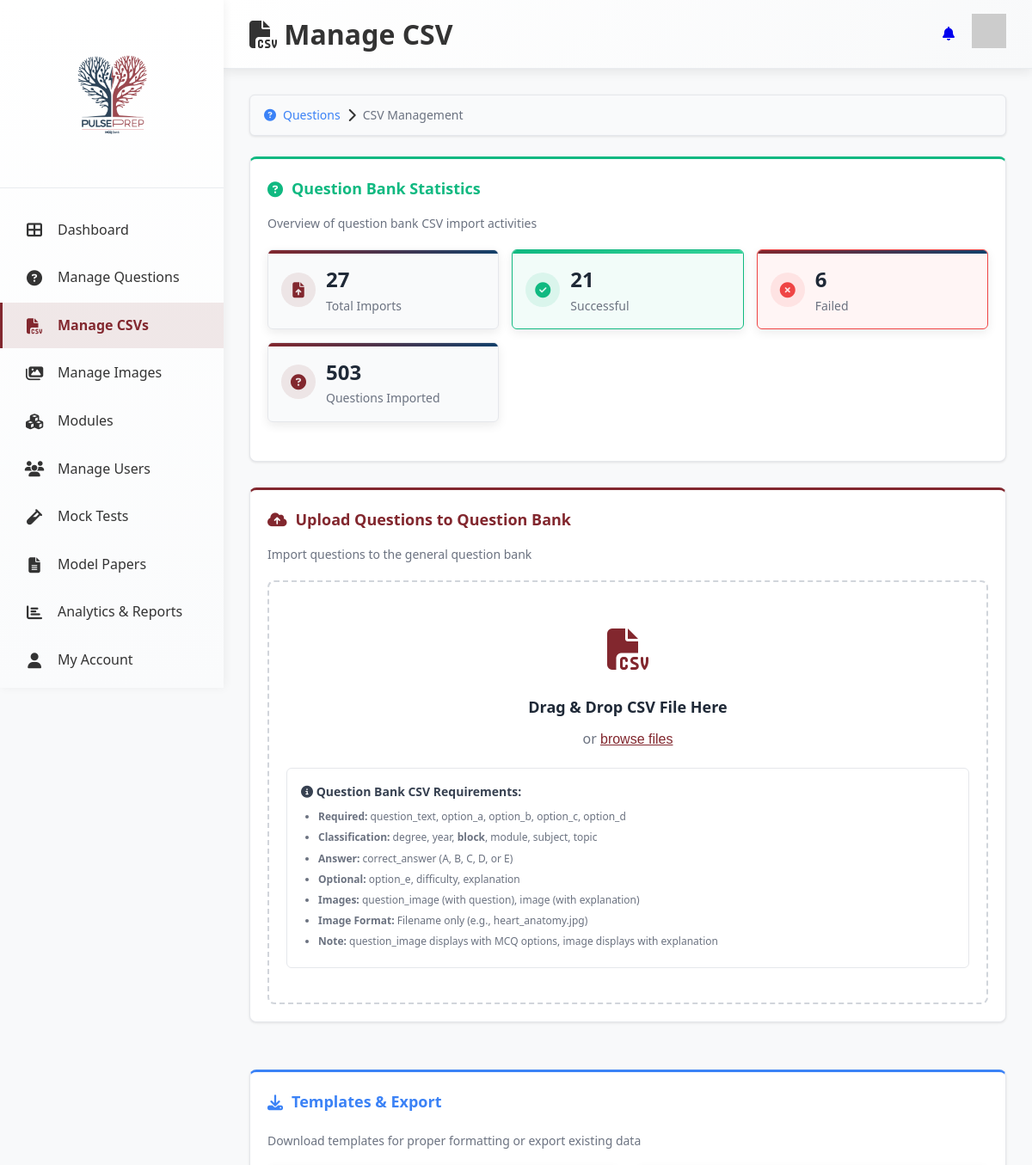
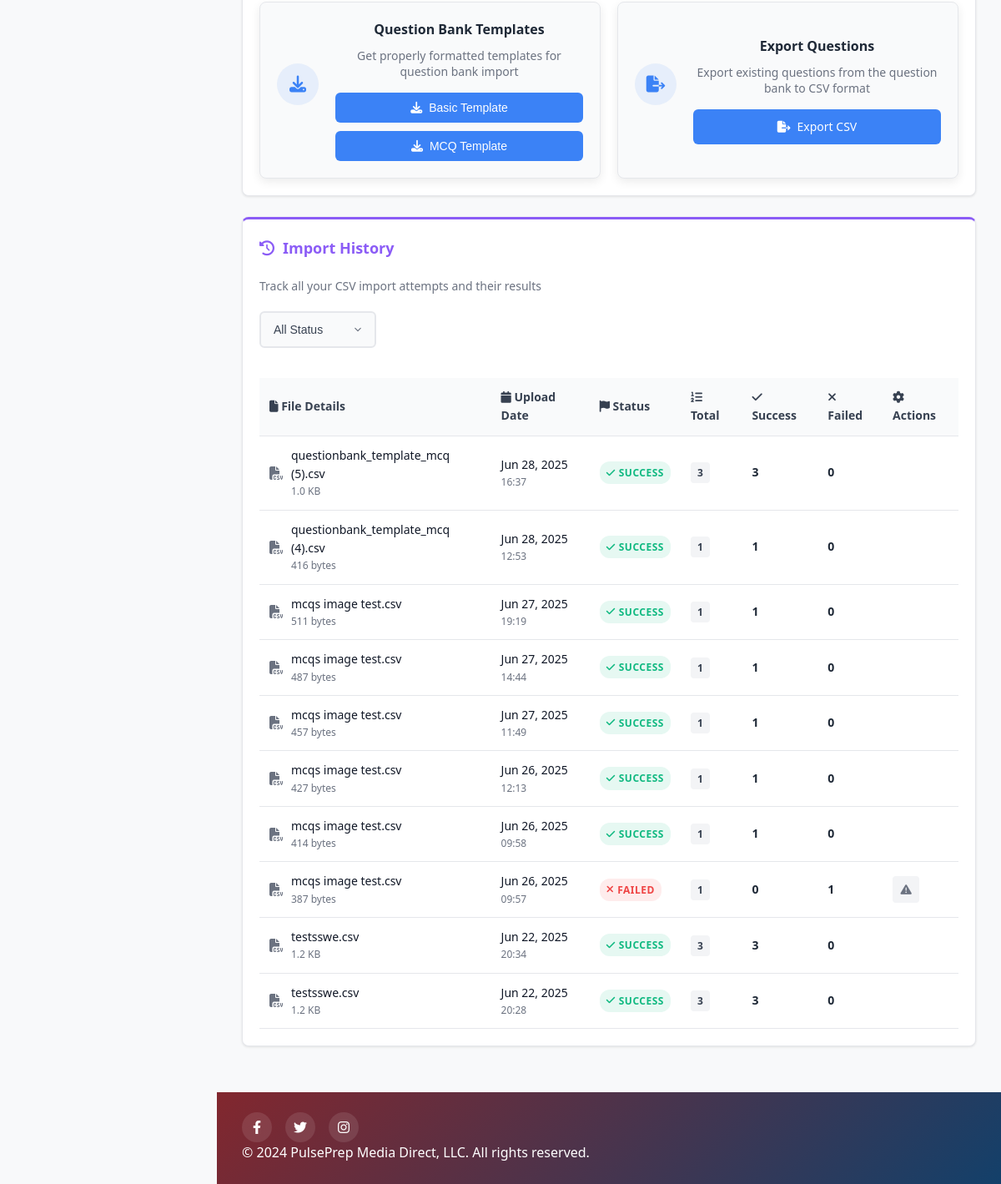
/questionbank/manage-csv/, run on the app's committed database (2 pictures, top to bottom).
### questionbank/models.py (models this page shows, shortened)
class CSVImportHistory(models.Model):
    STATUS_CHOICES = [
        ('SUCCESS', 'Success'),
        ('FAILED', 'Failed'),
        ('PROCESSING', 'Processing'),
    ]
    file_name = models.CharField(max_length=255)
    uploaded_by = models.ForeignKey(settings.AUTH_USER_MODEL, on_delete=models.CASCADE, null=True, blank=True)
    uploaded_at = models.DateTimeField(auto_now_add=True)
    status = models.CharField(max_length=10, choices=STATUS_CHOICES, default='PROCESSING')
    total_rows = models.IntegerField(default=0)
    successful_imports = models.IntegerField(default=0)
    failed_imports = models.IntegerField(default=0)
    error_details = models.TextField(blank=True, null=True)
    file_size = models.BigIntegerField(default=0)  # in bytes
    class Meta:
        ordering = ['-uploaded_at']
        verbose_name = "CSV Import History"
        verbose_name_plural = "CSV Import Histories"

### questionbank/views.py (the view)
# urls.py: path('manage-csv/', views.manage_csv, name='manage_csv'),  # New CSV management page
def manage_csv(request):
    questionbank_total_imports = CSVImportHistory.objects.count()
    questionbank_successful_imports = CSVImportHistory.objects.filter(status='SUCCESS').count()
    questionbank_failed_imports = CSVImportHistory.objects.filter(status='FAILED').count()
    questionbank_total_questions_imported = CSVImportHistory.objects.filter(status='SUCCESS').aggregate(
        total=models.Sum('successful_imports')
    )['total'] or 0
    questionbank_history = CSVImportHistory.objects.all()[:10]
    context = {
        'questionbank_stats': {
            'total_imports': questionbank_total_imports,
            'successful_imports': questionbank_successful_imports,
            'failed_imports': questionbank_failed_imports,
            'total_questions_imported': questionbank_total_questions_imported,
            'success_rate': round((questionbank_successful_imports / questionbank_total_imports * 100), 1) if questionbank_total_imports > 0 else 0
        },
        'questionbank_history': questionbank_history,
    }
    return render(request, 'questionbank/manage_csv.html', context)

### notifications/context_processors.py (called while the page is built, shortened)
def notification_context(request):
    return {'unread_count': 0}

### user_management/context_processors.py (called while the page is built, shortened)
def admin_navigation_stats(request):
    User = get_user_model()
    if not request.user.is_authenticated:
        return {}

def user_stats(request):
    User = get_user_model()
    if not request.user.is_authenticated:
        return {}

def user_access_context(request):
    if not request.user.is_authenticated:
        return {
            'user_access_level': 'guest',
            'user_access_display': 'Guest User',
            'can_access_content': False,
            'user_filter_params': None,
        }

### templates/questionbank/manage_csv.html (shortened to what this page needs)
{% load static %}
<!DOCTYPE html>
<html lang="en">
  <head>
    <link rel="stylesheet" href="{% static 'css/DAstyles.css' %}" />
    <link rel="stylesheet" href="{% static 'css/MQstyles.css' %}" />
    <link
      rel="stylesheet"
      href="https://cdnjs.cloudflare.com/ajax/libs/font-awesome/6.4.0/css/all.min.css"
    />
  </head>
  <body>
    <div class="container">
<aside class="sidebar">
  <div class="logo-container">
    <img src="{% static 'images/Logo.png' %}" alt="PulsePrep Logo" class="logo" />
  </div>
  <nav class="nav-menu">
    <a href="{% url 'dashboard' %}" class="nav-item {% if request.resolver_match.url_name == 'dashboard' %}active{% endif %}">
      <i class="fas fa-th-large"></i>
      <span>Dashboard</span>
    </a>
    <a href="{% url 'questionbank' %}" class="nav-item {% if request.resolver_match.url_name == 'questionbank' %}active{% endif %}">
      <i class="fas fa-question-circle"></i>
      <span>Manage Questions</span>
    </a>
    <a href="{% url 'manage_csv' %}" class="nav-item {% if request.resolver_match.url_name == 'manage_csv' %}active{% endif %}">
      <i class="fas fa-file-csv"></i>
      <span>Manage CSVs</span>
    </a>
    <a href="{% url 'manage_images' %}" class="nav-item {% if request.resolver_match.url_name == 'manage_images' %}active{% endif %}">
      <i class="fas fa-images"></i>
      <span>Manage Images</span>
    </a>
    <a href="{% url 'managemodule' %}" class="nav-item {% if request.resolver_match.url_name == 'managemodule' %}active{% endif %}">
      <i class="fas fa-cubes"></i>
      <span>Modules</span>
    </a>
    <a href="/admin/user_management/customuser/" class="nav-item">
      <i class="fas fa-users"></i>
      <span>Manage Users</span>
    </a>
    <a href="{% url 'mocktest_list' %}" class="nav-item {% if request.resolver_match.url_name == 'mocktest_list' %}active{% endif %}">
      <i class="fas fa-vial"></i>
      <span>Mock Tests</span>
    </a>
    <a href="{% url 'modelpaper_list' %}" class="nav-item {% if request.resolver_match.url_name == 'modelpaper_list' %}active{% endif %}">
      <i class="fas fa-file-alt"></i>
      <span>Model Papers</span>
    </a>
    <a href="{% url 'analytics_report' %}" class="nav-item {% if request.resolver_match.url_name == 'analytics_report' %}active{% endif %}">
      <i class="fas fa-chart-bar"></i>
      <span>Analytics & Reports</span>
    </a>
    <a href="{% url 'myaccount' %}" class="nav-item {% if request.resolver_match.url_name == 'myaccount' %}active{% endif %}">
      <i class="fas fa-user"></i>
      <span>My Account</span>
    </a>
    <a href="{% url 'notification_center' %}" class="nav-item {% if request.resolver_match.url_name == 'notification_center' %}active{% endif %}">
    </a>
  </nav>
</aside>
      <main class="main-content">
        <header class="header">
          <h1>
            <i class="fas fa-file-csv"></i>
            Manage CSV
          </h1>
          <div class="user-menu">
            <a href="{% url 'notification_center' %}"><i class="fas fa-bell"></i></a>
            <div class="avatar">
              <img src="https://i.pravatar.cc/40?img=12" alt="User Avatar" />
            </div>
          </div>
        </header>
        <div class="dashboard-content">
          <div class="csv-management-container">
            <div class="breadcrumb-nav">
              <a href="{% url 'questionbank' %}" class="breadcrumb-link">
                <i class="fas fa-question-circle"></i> Questions
              </a>
              <i class="fas fa-chevron-right"></i>
              <span class="breadcrumb-current">
                CSV Management
              </span>
            </div>
            <div class="stats-container">
              <div class="stats-section">
                <h2><i class="fas fa-question-circle"></i> Question Bank Statistics</h2>
                <p class="section-description">Overview of question bank CSV import activities</p>
                <div class="stats-cards">
                  <div class="stat-card">
                    <div class="stat-icon">
                      <i class="fas fa-file-upload"></i>
                    </div>
                    <div class="stat-content">
                      <h3>{{ questionbank_stats.total_imports|default:"0" }}</h3>
                      <p>Total Imports</p>
                    </div>
                  </div>
                  <div class="stat-card success">
                    <div class="stat-icon">
                      <i class="fas fa-check-circle"></i>
                    </div>
                    <div class="stat-content">
                      <h3>{{ questionbank_stats.successful_imports|default:"0" }}</h3>
                      <p>Successful</p>
                    </div>
                  </div>
                  <div class="stat-card failed">
                    <div class="stat-icon">
                      <i class="fas fa-times-circle"></i>
                    </div>
                    <div class="stat-content">
                      <h3>{{ questionbank_stats.failed_imports|default:"0" }}</h3>
                      <p>Failed</p>
                    </div>
                  </div>
                  <div class="stat-card">
                    <div class="stat-icon">
                      <i class="fas fa-question-circle"></i>
                    </div>
                    <div class="stat-content">
                      <h3>{{ questionbank_stats.total_questions_imported|default:"0" }}</h3>
                      <p>Questions Imported</p>
                    </div>
                  </div>
                </div>
              </div>
            </div>
            <div class="upload-container">
              <div class="upload-section">
                <h2><i class="fas fa-cloud-upload-alt"></i> Upload Questions to Question Bank</h2>
                <p class="section-description">Import questions to the general question bank</p>
                <div class="upload-area" id="questionbank-upload-area">
                  <div class="upload-icon">
                    <i class="fas fa-file-csv"></i>
                  </div>
                  <h3>Drag & Drop CSV File Here</h3>
                  <p>or <button type="button" class="browse-link" data-target="questionbank">browse files</button></p>
                  <div class="file-requirements">
                    <h4><i class="fas fa-info-circle"></i> Question Bank CSV Requirements:</h4>
                    <ul>
                      <li><strong>Required:</strong> question_text, option_a, option_b, option_c, option_d</li>
                      <li><strong>Classification:</strong> degree, year, <strong>block</strong>, module, subject, topic</li>
                      <li><strong>Answer:</strong> correct_answer (A, B, C, D, or E)</li>
                      <li><strong>Optional:</strong> option_e, difficulty, explanation</li>
                      <li><strong>Images:</strong> question_image (with question), image (with explanation)</li>
                      <li><strong>Image Format:</strong> Filename only (e.g., heart_anatomy.jpg)</li>
                      <li><strong>Note:</strong> question_image displays with MCQ options, image displays with explanation</li>
                    </ul>
                  </div>
                </div>
              </div>
            </div>
            <div class="actions-section">
              <h2><i class="fas fa-download"></i> Templates & Export</h2>
              <p class="section-description">Download templates for proper formatting or export existing data</p>
              <div class="action-cards">
                <div class="action-card">
                  <div class="action-icon">
                    <i class="fas fa-download"></i>
                  </div>
                  <div class="action-content">
                    <h3>Question Bank Templates</h3>
                    <p>Get properly formatted templates for question bank import</p>
                    <div class="template-buttons">
                      <button class="action-btn download-template" data-template="questionbank-basic">
                        <i class="fas fa-download"></i> Basic Template
                      </button>
                      <button class="action-btn download-template" data-template="questionbank-mcq">
                        <i class="fas fa-download"></i> MCQ Template
                      </button>
                    </div>
                  </div>
                </div>
                <div class="action-card">
                  <div class="action-icon">
                    <i class="fas fa-file-export"></i>
                  </div>
                  <div class="action-content">
                    <h3>Export Questions</h3>
                    <p>Export existing questions from the question bank to CSV format</p>
                    <div class="template-buttons">
                      <a href="{% url 'export_questions' %}" class="action-btn">
                        <i class="fas fa-file-export"></i> Export CSV
                      </a>
                    </div>
                  </div>
                </div>
              </div>
            </div>
            <div class="history-section">
              <h2><i class="fas fa-history"></i> Import History</h2>
              <p class="section-description">Track all your CSV import attempts and their results</p>
              <div class="history-controls">
                <div class="history-filters">
                  <select class="filter-select" id="status-filter">
                    <option value="">All Status</option>
                  </select>
                </div>
              </div>
              <div class="history-table-container">
                <table class="history-table">
                  <thead>
                    <tr>
                      <th><i class="fas fa-file"></i> File Details</th>
                      <th><i class="fas fa-calendar"></i> Upload Date</th>
                      <th><i class="fas fa-flag"></i> Status</th>
                      <th><i class="fas fa-list-ol"></i> Total</th>
                      <th><i class="fas fa-check"></i> Success</th>
                      <th><i class="fas fa-times"></i> Failed</th>
                      <th><i class="fas fa-cog"></i> Actions</th>
                    </tr>
                  </thead>
                  <tbody>
                    {% for record in questionbank_history %}
                      <tr class="history-row" data-status="{{ record.status|lower }}" data-type="questionbank">
                        <td>
                          <div class="file-info">
                            <i class="fas fa-file-csv"></i>
                            <div class="file-details">
                              <span class="file-name">{{ record.file_name }}</span>
                              <span class="file-size">{{ record.file_size|filesizeformat }}</span>
                            </div>
                          </div>
                        </td>
                        <td>
                          <div class="date-info">
                            <span class="date">{{ record.uploaded_at|date:"M d, Y" }}</span>
                            <span class="time">{{ record.uploaded_at|time:"H:i" }}</span>
                          </div>
                        </td>
                        <td>
                          <span class="status-badge {{ record.status|lower }}">
                            {% if record.status == 'SUCCESS' %}
                              <i class="fas fa-check"></i> Success
                            {% elif record.status == 'FAILED' %}
                              <i class="fas fa-times"></i> Failed
                            {% else %}
                              <i class="fas fa-clock"></i> Processing
                            {% endif %}
                          </span>
                        </td>
                        <td>
                          <span class="number-badge">{{ record.total_rows|default:"0" }}</span>
                        </td>
                        <td class="success-count">{{ record.successful_imports|default:"0" }}</td>
                        <td class="failed-count">{{ record.failed_imports|default:"0" }}</td>
                        <td class="actions">
                          {% if record.error_details %}
                            <button class="btn-icon view-errors" data-errors="{{ record.error_details }}" title="View Error Details">
                              <i class="fas fa-exclamation-triangle"></i>
                            </button>
                          {% endif %}
                        </td>
                      </tr>
                    {% endfor %}
                  </tbody>
                </table>
              </div>
            </div>
          </div>
        </div>
        <footer class="footer">
          <div class="social-links">
            <a href="#" title="Facebook"><i class="fab fa-facebook-f"></i></a>
            <a href="#" title="Twitter"><i class="fab fa-twitter"></i></a>
            <a href="#" title="Instagram"><i class="fab fa-instagram"></i></a>
          </div>
          <div class="copyright">
            &copy; {{ current_year|default:"2024" }} PulsePrep Media Direct, LLC. All rights reserved.
          </div>
        </footer>
      </main>
    </div>
  </body>
</html>

### data on the page
CSVImportHistory: file_name "questionbank_template_mcq (5).csv", file_size|filesizeformat "1.0 KB", uploaded_at "Jun 28, 2025", uploaded_at "16:37", status "SUCCESS" (drawn), total_rows "3", successful_imports "3", failed_imports "0"
CSVImportHistory: file_name "questionbank_template_mcq (4).csv", file_size|filesizeformat "416 bytes", uploaded_at "Jun 28, 2025", uploaded_at "12:53", status "SUCCESS" (drawn), total_rows "1", successful_imports "1", failed_imports "0"
CSVImportHistory: file_name "mcqs image test.csv", file_size|filesizeformat "511 bytes", uploaded_at "Jun 27, 2025", uploaded_at "19:19", status "SUCCESS" (drawn), total_rows "1", successful_imports "1", failed_imports "0"
CSVImportHistory: file_name "mcqs image test.csv", file_size|filesizeformat "487 bytes", uploaded_at "Jun 27, 2025", uploaded_at "14:44", status "SUCCESS" (drawn), total_rows "1", successful_imports "1", failed_imports "0"
CSVImportHistory: file_name "mcqs image test.csv", file_size|filesizeformat "457 bytes", uploaded_at "Jun 27, 2025", uploaded_at "11:49", status "SUCCESS" (drawn), total_rows "1", successful_imports "1", failed_imports "0"
CSVImportHistory: file_name "mcqs image test.csv", file_size|filesizeformat "427 bytes", uploaded_at "Jun 26, 2025", uploaded_at "12:13", status "SUCCESS" (drawn), total_rows "1", successful_imports "1", failed_imports "0"
CSVImportHistory: file_name "mcqs image test.csv", file_size|filesizeformat "414 bytes", uploaded_at "Jun 26, 2025", uploaded_at "09:58", status "SUCCESS" (drawn), total_rows "1", successful_imports "1", failed_imports "0"
CSVImportHistory: file_name "mcqs image test.csv", file_size|filesizeformat "387 bytes", uploaded_at "Jun 26, 2025", uploaded_at "09:57", status "FAILED" (drawn), total_rows "1", successful_imports "0", failed_imports "1"
CSVImportHistory: file_name "testsswe.csv", file_size|filesizeformat "1.2 KB", uploaded_at "Jun 22, 2025", uploaded_at "20:34", status "SUCCESS" (drawn), total_rows "3", successful_imports "3", failed_imports "0"
CSVImportHistory: file_name "testsswe.csv", file_size|filesizeformat "1.2 KB", uploaded_at "Jun 22, 2025", uploaded_at "20:28", status "SUCCESS" (drawn), total_rows "3", successful_imports "3", failed_imports "0"

### other printed values
{{ questionbank_stats.total_imports|default:"0" }} "27"
{{ questionbank_stats.successful_imports|default:"0" }} "21"
{{ questionbank_stats.failed_imports|default:"0" }} "6"
{{ questionbank_stats.total_questions_imported|default:"0" }} "503"
{{ current_year|default:"2024" }} "2024"
